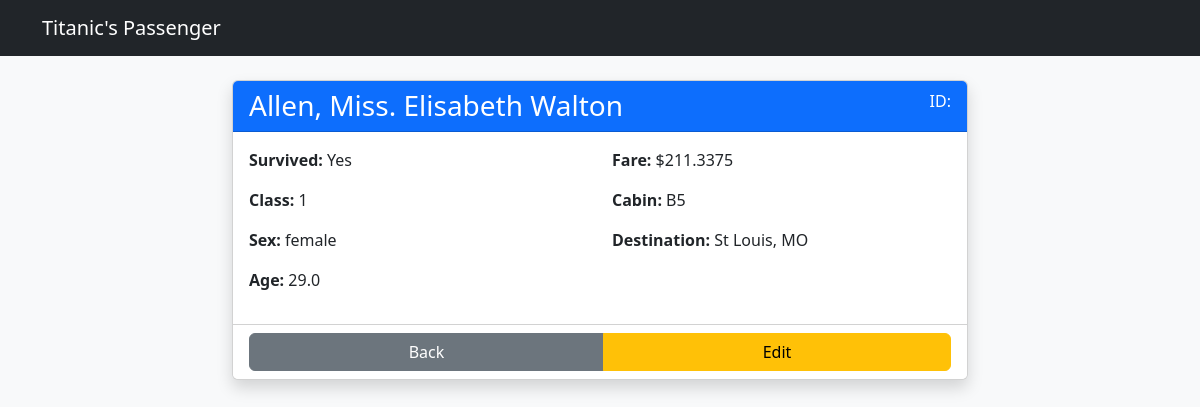
/1/, run on the app's committed database.
### core/models.py (models this page shows, shortened)
class Passenger(models.Model):
    survived = models.IntegerField()
    pclass = models.IntegerField()
    name = models.CharField(max_length=255)
    sex = models.CharField(max_length=10)
    age = models.FloatField(null=True, blank=True)
    sibsp = models.IntegerField()
    parch = models.IntegerField()
    ticket = models.CharField(max_length=100)
    fare = models.FloatField(null=True, blank=True)
    cabin = models.CharField(max_length=100, null=True, blank=True)
    embarked = models.CharField(max_length=100, null=True, blank=True)
    boat = models.CharField(max_length=100, null=True, blank=True)
    body = models.IntegerField(null=True, blank=True)
    home_dest = models.CharField(max_length=255, null=True, blank=True)

### core/views.py (the view)
# urls.py: path('<int:pk>/', views.PassengerDetailView.as_view(), name='passenger-detail'),
class PassengerDetailView(DetailView):
    model = Passenger
    template_name = 'passenger_detail.html'

### core/templates/passenger_detail.html
{% extends 'base.html' %}
{% block content %}
<div class="row justify-content-center">
    <div class="col-md-8">
        <div class="card shadow">
            <div class="card-header bg-primary text-white d-flex justify-content-between">
                <h3 class="mb-0">{{ object.name }}</h3>
                <span>ID: {{ object.passenger_id }}</span>
            </div>
            <div class="card-body">
                <div class="row">
                    <div class="col-sm-6">
                        <p><strong>Survived:</strong> {{ object.survived|yesno:"Yes,No" }}</p>
                        <p><strong>Class:</strong> {{ object.pclass }}</p>
                        <p><strong>Sex:</strong> {{ object.sex }}</p>
                        <p><strong>Age:</strong> {{ object.age|default:"N/A" }}</p>
                    </div>
                    <div class="col-sm-6">
                        <p><strong>Fare:</strong> ${{ object.fare }}</p>
                        <p><strong>Cabin:</strong> {{ object.cabin|default:"None" }}</p>
                        <p><strong>Destination:</strong> {{ object.home_dest|default:"Unknown" }}</p>
                    </div>
                </div>
            </div>
            <div class="card-footer bg-white">
                <div class="btn-group w-100">
                    <a href="{% url 'passenger-list' %}" class="btn btn-secondary">Back</a>
                    <a href="{% url 'passenger-update' object.pk %}" class="btn btn-warning">Edit</a>
                </div>
            </div>
        </div>
    </div>
</div>
{% endblock %}

### data on the page
Passenger: name "Allen, Miss. Elisabeth Walton", survived "Yes", pclass "1", sex "female", age "29.0", fare "211.3375", cabin "B5", home_dest "St Louis, MO"
